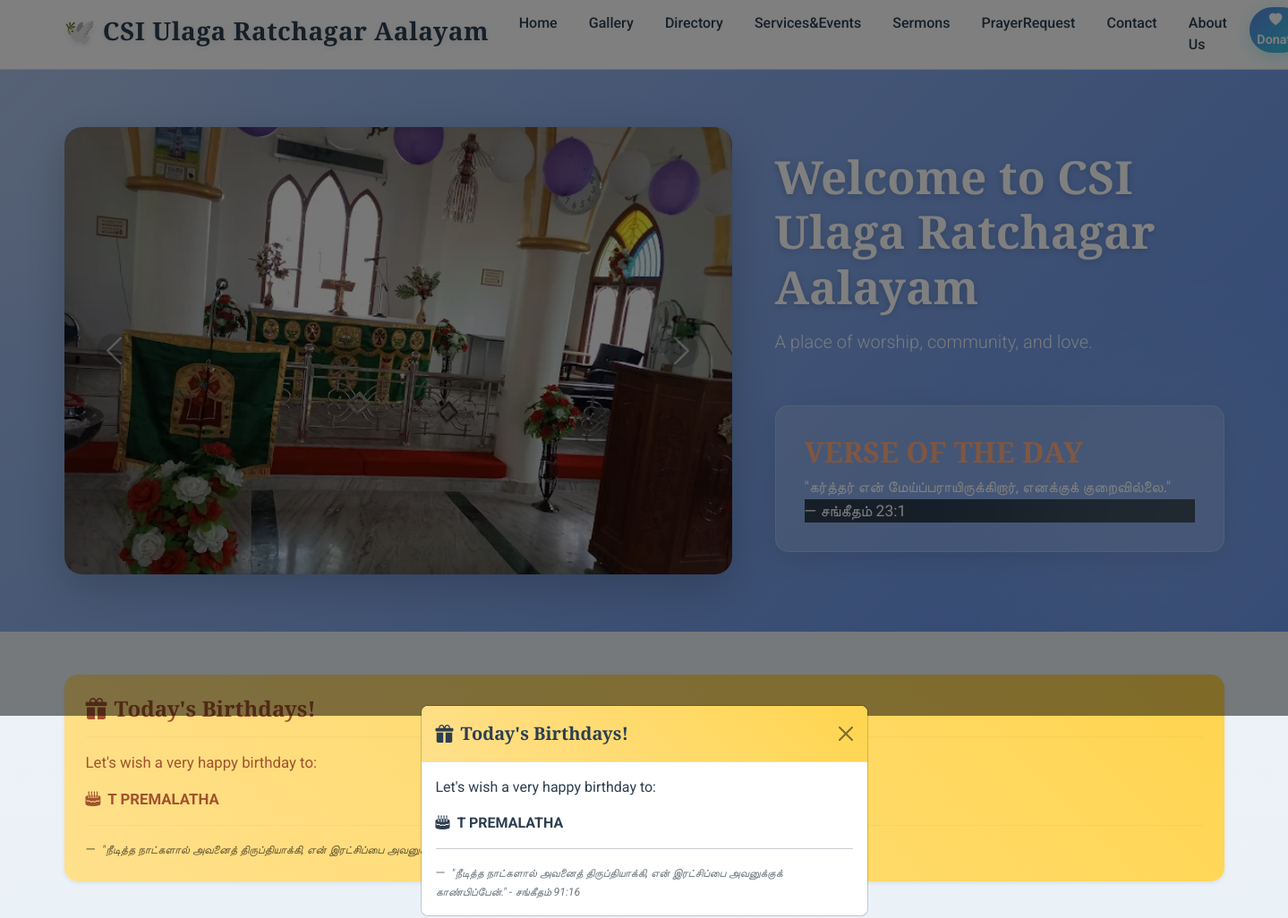
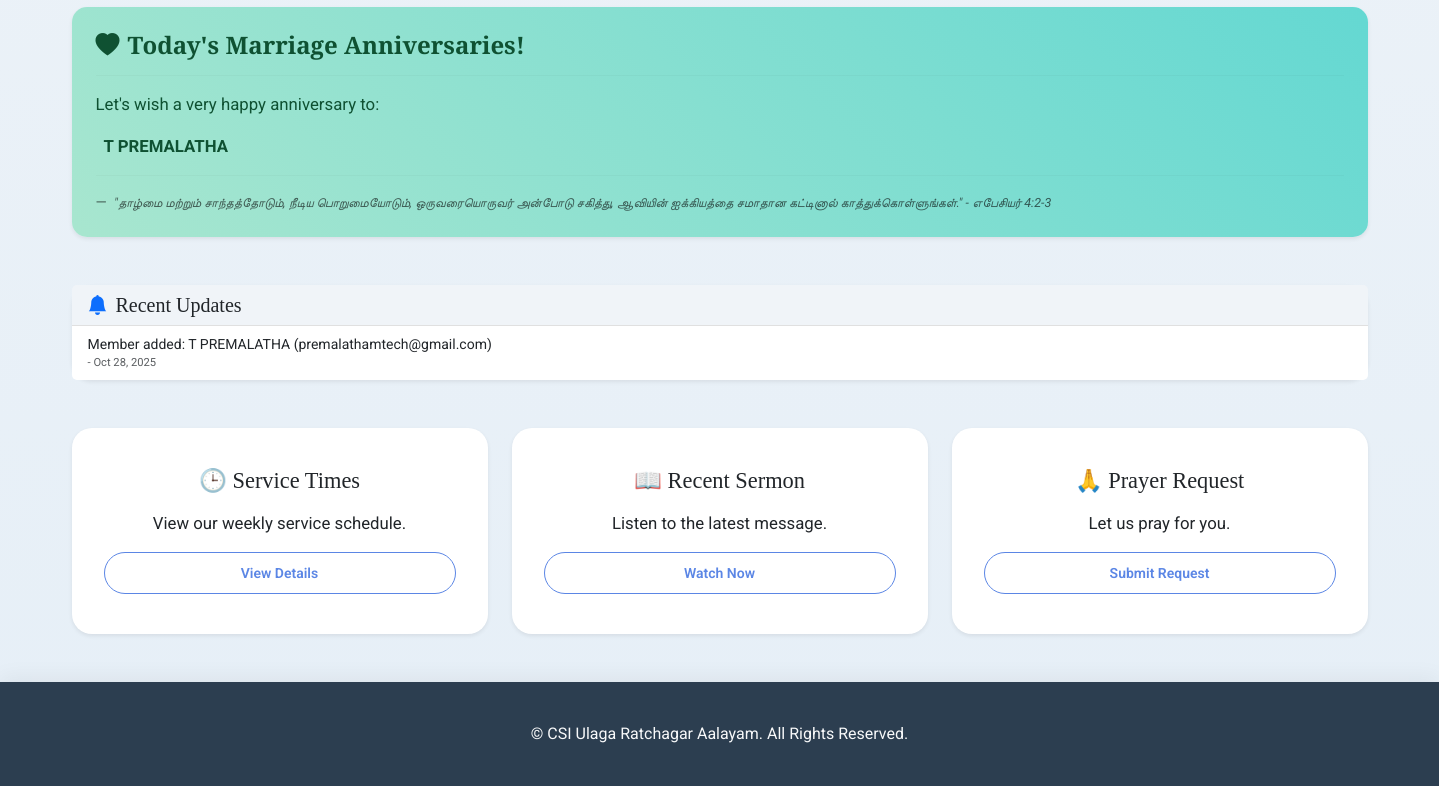
The page / on the database its author committed (2 pictures, top to bottom).
### app.py (models this page shows)
class Member(db.Model):
    id = db.Column(db.Integer, primary_key=True)
    name = db.Column(db.String(100), nullable=False)
    email = db.Column(db.String(120), unique=True, nullable=False)
    phone = db.Column(db.String(20), nullable=True)
    role = db.Column(db.String(50), default='Member', nullable=False)
    join_date = db.Column(db.Date, nullable=False, default=datetime.utcnow().date)
    dob = db.Column(db.Date, nullable=True)
    marriage_date = db.Column(db.Date, nullable=True)
    Baptism_date = db.Column(db.Date, nullable=True)
    Confirmation_date = db.Column(db.Date, nullable=True)

class ActivityLog(db.Model):
    id = db.Column(db.Integer, primary_key=True)
    timestamp = db.Column(db.DateTime, default=datetime.utcnow, nullable=False)
    message = db.Column(db.String(255), nullable=False)

### app.py (the view)
@app.route('/')
def home():
    active_notices = []; birthday_members_today = []; recent_activity = []; marriage_members_today = []
    birthday_verse = None; marriage_verse = None
    try:
        if db.inspect(db.engine).has_table('notice'):
            active_notices = Notice.query.filter_by(is_active=True).order_by(Notice.created_at.desc()).limit(3).all()
        today = datetime.utcnow().date()
        if db.inspect(db.engine).has_table('member') and hasattr(Member, 'dob') and Member.dob is not None:
             birthday_members_today = Member.query.filter(extract('month', Member.dob) == today.month, extract('day', Member.dob) == today.day).all()
             if birthday_members_today: birthday_verse = get_birthday_verse()
        if db.inspect(db.engine).has_table('member') and hasattr(Member, 'marriage_date') and Member.marriage_date is not None:
            marriage_members_today = Member.query.filter(extract('month', Member.marriage_date) == today.month, extract('day', Member.marriage_date) == today.day).all()
            if marriage_members_today: marriage_verse = get_marriage_verse()
        if db.inspect(db.engine).has_table('activity_log'):
             recent_activity = ActivityLog.query.order_by(ActivityLog.timestamp.desc()).limit(5).all()
    except Exception as e: print(f"Home page data error: {e}")
    return render_template('index.html',
                           verse=get_daily_bible_verse(),
                           notices=active_notices,
                           birthday_members=birthday_members_today,
                           birthday_verse=birthday_verse,
                           marriage_members=marriage_members_today,
                           marriage_verse=marriage_verse,
                           activities=recent_activity)

### app.py (called while the page is built)
def get_birthday_verse():
    verses = [
        {"ref": "எண்ணாகமம் 6:24-26", "text": "கர்த்தர் உன்னை ஆசீர்வதித்து உன்னை காக்கக் கடவர்; கர்த்தர் தம்முடைய முகத்தை உன்மேல் பிரகாசிக்கப் பண்ணி, உனக்கு கிருபை செய்யக் கடவர்; கர்த்தர் தம்முடைய முகத்தை உன்மேல் பிரசன்னமாக்கி, உனக்கு சமாதானம் கட்டளையிடக் கடவர்."},
        {"ref": "சங்கீதம் 118:24", "text": "இது கர்த்தர் உண்டு பண்ணின நாள்; இன்று நாம் களிகூர்ந்து மகிழக் கடவோம்."},
        {"ref": "சங்கீதம் 91:16", "text": "நீடித்த நாட்களால் அவனைத் திருப்தியாக்கி, என் இரட்சிப்பை அவனுக்குக் காண்பிப்பேன்."},
        {"ref": "யோவான் 10:10", "text": "நானோ அவைகளுக்கு ஜீவன் உண்டாயிருக்கவும், அது பரிபூரணப்படவும் வந்தேன்."}
    ]
    return random.choice(verses) if verses else None

def get_marriage_verse():
    verses = [
        {"ref": "1 கொரிந்தியர் 13:4-7", "text": "அன்பு நீடிய சாந்தமும் தயவுமுள்ளது. அன்பு பொறாமைப்படாது... இது எல்லாவற்றையும் தாங்கும், எல்லாவற்றையும் விசுவாசிக்கும், எல்லாவற்றையும் நம்பும், எல்லாவற்றிலும் பொறுமையாயிருக்கும்."},
        {"ref": "எபேசியர் 4:2-3", "text": "தாழ்மை மற்றும் சாந்தத்தோடும், நீடிய பொறுமையோடும், ஒருவரையொருவர் அன்போடு சகித்து, ஆவியின் ஐக்கியத்தை சமாதான கட்டினால் காத்துக்கொள்ளுங்கள்."},
        {"ref": "ஆதியாகமம் 2:24", "text": "இதினிமித்தம் புருஷனானவன் தன் தகப்பனையும் தாயையும் விட்டு, தன் மனைவியோடே இசைந்திருப்பான்; அவர்கள் ஒரே மாம்சமாயிருப்பார்கள்."},
        {"ref": "எபேசியர் 5:25", "text": "புருஷர்களே, உங்கள் மனைவிகளில் அன்பு கூறுங்கள்; அதுபோலக் கிறிஸ்துவும் சபையில் அன்பு கூர்ந்து, அதைத் தமக்காக ஒப்புக்கொடுத்தார்."}
    ]
    return random.choice(verses) if verses else None

### templates/index.html (shortened to what this page needs)
{% extends "layout.html" %}
{% block content %}
<section class="hero-split-section">
    <div class="container">
        <div class="row align-items-center g-4">
            <div class="col-md-7 fade-in">
                <div id="homeCarousel" class="carousel slide carousel-fade" data-bs-ride="carousel">
                    <div class="carousel-inner">
                        <div class="carousel-item active">
                            <img src="{{ url_for('static', filename='images/a.jpg') }}" class="d-block w-100" alt="Church Pastor">
                        </div>
                    </div>
                    <button class="carousel-control-prev" type="button" data-bs-target="#homeCarousel" data-bs-slide="prev">
                        <span class="carousel-control-prev-icon" aria-hidden="true"></span><span class="visually-hidden">Previous</span>
                    </button>
                    <button class="carousel-control-next" type="button" data-bs-target="#homeCarousel" data-bs-slide="next">
                        <span class="carousel-control-next-icon" aria-hidden="true"></span><span class="visually-hidden">Next</span>
                    </button>
                </div>
            </div>
            <div class="col-md-5 fade-in">
                <div class="hero-text-content">
                    <h1 class="mb-3">Welcome to CSI Ulaga Ratchagar Aalayam</h1>
                    <p class="lead">A place of worship, community, and love.</p>
                    <div class="verse-box">
                        <h2>Verse of the Day</h2>
                        <blockquote class="blockquote mb-0">
                            <p>"{{ verse.text }}"</p>
                            <footer class="blockquote-footer">{{ verse.ref }}</footer>
                        </blockquote>
                    </div>
                </div>
            </div>
        </div>
    </div>
</section>
<div class="container my-5">
    {% if birthday_members %}
    <div class="alert alert-warning shadow-sm mb-5 fade-in" role="alert">
        <h4 class="alert-heading"><i class="bi bi-gift-fill me-2"></i>Today's Birthdays!</h4>
        <p>Let's wish a very happy birthday to:</p>
        <ul class="list-unstyled">
            {% for member in birthday_members %}
                <li><i class="bi bi-cake2-fill me-2"></i><strong>{{ member.name }}</strong></li>
            {% endfor %}
        </ul>
        {% if birthday_verse %}
            <p class="blockquote-footer mb-0 mt-2">
                <small><em>"{{ birthday_verse.text }}" - {{ birthday_verse.ref }}</em></small>
            </p>
        {% endif %}
    </div>
    {% endif %}
    {% if marriage_members %}
    <div class="alert alert-success shadow-sm mb-5 fade-in" role="alert">
        <h4 class="alert-heading"><i class="bi bi-heart-fill me-2"></i>Today's Marriage Anniversaries!</h4>
        <hr>
        <p>Let's wish a very happy anniversary to:</p>
        <ul class="list-unstyled">
            {% for member in marriage_members %}
                <li><strong>{{ member.name }}</strong></li>
            {% endfor %}
        </ul>
        {% if marriage_verse %}
            <hr>
            <p class="blockquote-footer mb-0 mt-2">
                <small><em>"{{ marriage_verse.text }}" - {{ marriage_verse.ref }}</em></small>
            </p>
        {% endif %}
    </div>
    {% endif %}
    {% if activities %}
    <div class="card shadow-sm mb-5 fade-in">
        <div class="card-header bg-light">
           <h4 class="mb-0 h5"><i class="bi bi-bell-fill me-2 text-primary"></i>Recent Updates</h4>
        </div>
        <ul class="list-group list-group-flush">
            {% for activity in activities %}
            <li class="list-group-item small py-2">
                {{ activity.message }}
                <span class="text-muted d-block" style="font-size: 0.8em;"> - {{ activity.timestamp.strftime('%b %d, %Y') }}</span>
            </li>
            {% endfor %}
        </ul>
    </div>
    {% endif %}
    <div class="row text-center g-4">
        <div class="col-md-4 fade-in" data-aos-delay="100">
            <div class="card h-100 shadow-sm border-0">
                <div class="card-body d-flex flex-column justify-content-center">
                    <h3 class="h5 card-title mb-3">🕒 Service Times</h3>
                    <p class="card-text mb-3">View our weekly service schedule.</p>
                    <a href="{{ url_for('services') }}" class="btn btn-outline-primary btn-sm mt-auto">View Details</a>
                </div>
            </div>
        </div>
        <div class="col-md-4 fade-in" data-aos-delay="200">
            <div class="card h-100 shadow-sm border-0">
                <div class="card-body d-flex flex-column justify-content-center">
                    <h3 class="h5 card-title mb-3">📖 Recent Sermon</h3>
                    <p class="card-text mb-3">Listen to the latest message.</p>
                    <a href="{{ url_for('sermons') }}" class="btn btn-outline-primary btn-sm mt-auto">Watch Now</a>
                </div>
            </div>
        </div>
        <div class="col-md-4 fade-in" data-aos-delay="300">
            <div class="card h-100 shadow-sm border-0">
                 <div class="card-body d-flex flex-column justify-content-center">
                    <h3 class="h5 card-title mb-3">🙏 Prayer Request</h3>
                    <p class="card-text mb-3">Let us pray for you.</p>
                    <a href="{{ url_for('prayer') }}" class="btn btn-outline-primary btn-sm mt-auto">Submit Request</a>
                </div>
            </div>
        </div>
    </div>
</div>
{% if birthday_members %}
<div class="modal fade" id="birthdayModal" tabindex="-1" aria-labelledby="birthdayModalLabel" aria-hidden="true">
    <div class="modal-dialog modal-dialog-centered">
        <div class="modal-content">
            <div class="modal-header alert-warning">
                <h5 class="modal-title" id="birthdayModalLabel"><i class="bi bi-gift-fill me-2"></i>Today's Birthdays!</h5>
                <button type="button" class="btn-close" data-bs-dismiss="modal" aria-label="Close"></button>
            </div>
            <div class="modal-body">
                <p>Let's wish a very happy birthday to:</p>
                <ul class="list-unstyled">
                    {% for member in birthday_members %}
                        <li><i class="bi bi-cake2-fill me-2"></i><strong>{{ member.name }}</strong></li>
                    {% endfor %}
                </ul>
                {% if birthday_verse %}
                    <hr>
                    <p class="blockquote-footer mb-0 mt-2">
                        <small><em>"{{ birthday_verse.text }}" - {{ birthday_verse.ref }}</em></small>
                    </p>
                {% endif %}
            </div>
        </div>
    </div>
</div>
{% endif %}
<link rel="stylesheet" href="https://cdn.jsdelivr.net/npm/bootstrap-icons@1.11.1/font/bootstrap-icons.css">
{% endblock %}

### static/css/style.css (style rules this page uses)
:root { --font-heading: 'Playfair Display', serif; --font-body: 'Roboto', sans-serif; --color-primary-light: #5B86E5; --color-primary-dark: #36D1DC; --color-accent-pink: #BB6BDE; --color-accent-orange: #FFAC81; --color-hero-bg: linear-gradient(135deg, var(--color-primary-light) 0%, var(--color-primary-dark) 100%); --color-text-dark: #2c3e50; --color-text-light: #f8f9fa; --color-white: #ffffff; --color-border-light: rgba(255, 255, 255, 0.2); --color-border-dark: #e0e0e0; --glass-bg: rgba(255, 255, 255, 0.15); --glass-border: rgba(255, 255, 255, 0.2); }
body { font-family: var(--font-body); color: var(--color-text-dark); background-color: #f0f4f8; background-image: radial-gradient(at 0% 0%, hsla(204, 70%, 85%, 0.3) 0px, transparent 50%), radial-gradient(at 100% 0%, hsla(185, 70%, 80%, 0.3) 0px, transparent 50%), radial-gradient(at 100% 100%, hsla(280, 60%, 85%, 0.3) 0px, transparent 50%), radial-gradient(at 0% 100%, hsla(25, 70%, 85%, 0.3) 0px, transparent 50%); display: flex; flex-direction: column; min-height: 100vh; overflow-x: hidden; }
h1, h2, h3, h4, h5, h6 { font-family: var(--font-heading); font-weight: 700; color: var(--color-text-dark); }
.fade-in { animation: fadeInAnimation 0.8s ease-out forwards; opacity: 0; }
.hero-split-section { background: linear-gradient(135deg, #A7BFE8 0%, #6190E8 100%); color: var(--color-white); padding: 4rem 0; position: relative; overflow: hidden; }
.hero-split-section::before { content: ''; position: absolute; width: 300px; height: 300px; background: rgba(255, 255, 255, 0.1); border-radius: 50%; top: -50px; left: -50px; filter: blur(80px); }
.hero-split-section::after { content: ''; position: absolute; width: 400px; height: 400px; background: rgba(255, 255, 255, 0.1); border-radius: 50%; bottom: -100px; right: -100px; filter: blur(80px); }
.hero-text-content { padding-left: 1.5rem; display: flex; flex-direction: column; justify-content: center; height: 100%; position: relative; z-index: 1; }
.hero-text-content h1 { font-size: 3.2rem; color: var(--color-white); text-shadow: 0 2px 8px rgba(0,0,0,0.2); }
.hero-text-content .lead { color: rgba(255, 255, 255, 0.9); font-size: 1.25rem; font-weight: 300; }
.verse-box { background: var(--glass-bg); backdrop-filter: blur(10px); border: 1px solid var(--glass-border); color: var(--color-white); padding: 2rem; border-radius: 15px; box-shadow: 0 8px 30px rgba(0,0,0,0.1); margin-top: 2.5rem; }
.verse-box h2 { color: var(--color-accent-orange); text-transform: uppercase; }
.verse-box blockquote p { color: var(--color-white); font-size: 1.05rem; }
.verse-box blockquote footer { color: rgba(255, 255, 255, 0.8); }
.carousel { box-shadow: 0 15px 50px rgba(0,0,0,0.2); border-radius: 20px; overflow: hidden; }
.carousel-item img { height: 500px; object-fit: cover; border-radius: 20px; object-position: center 30%; filter: brightness(0.95); transition: transform 0.5s ease; }
.carousel-item.active img { transform: scale(1.02); }
.carousel-control-prev-icon, .carousel-control-next-icon { background-color: rgba(0,0,0,0.3); border-radius: 50%; padding: 1.2rem; }
.alert { border-radius: 15px; border: none; box-shadow: 0 6px 20px rgba(0,0,0,0.1); padding: 1.5rem; }
.alert-heading { font-family: var(--font-heading); font-weight: 700; font-size: 1.5rem; }
.alert p, .alert li { font-size: 1.05rem; }
.alert hr { border-top: 1px solid rgba(0,0,0,0.1); margin: 1rem 0; }
.alert .blockquote-footer { font-size: 0.9rem; color: rgba(0,0,0,0.6); }
.alert-warning { background: linear-gradient(45deg, #FFE08C 0%, #FFD54F 100%); color: #a0522d; }
.alert-warning .alert-heading { color: #a0522d; }
.alert-success { background: linear-gradient(45deg, #A8E6CF 0%, #64D8D2 100%); color: #0f5132; }
.alert-success .alert-heading { color: #0f5132; }
.card { border-radius: 20px; border: none; box-shadow: 0 8px 30px rgba(0,0,0,0.08); background-color: var(--color-white); transition: transform 0.4s ease, box-shadow 0.4s ease; }
.card-body { padding: 2.5rem 2rem; }
.card .card-title { font-size: 1.4rem; }
.card .card-text { font-size: 1.05rem; color: var(--color-text-muted); }
.card-header { background-color: #f0f4f8 !important; border-bottom: 1px solid #e0e0e0; }
.card .btn-outline-primary { border-color: var(--color-primary-light); color: var(--color-primary-light); font-weight: 600; border-radius: 50rem; padding: 0.6rem 1.5rem; transition: all 0.3s ease; }

### rows shown on the page
Member: name "T PREMALATHA"
ActivityLog: message "Member added: T PREMALATHA (premalathamtech@gmail.com)", timestamp "Oct 28, 2025"

### other values the page prints
{{ verse.text }} "கர்த்தர் என் மேய்ப்பராயிருக்கிறார், எனக்குக் குறைவில்லை."
{{ verse.ref }} "சங்கீதம் 23:1"
{{ birthday_verse.text }} "நீடித்த நாட்களால் அவனைத் திருப்தியாக்கி, என் இரட்சிப்பை அவனுக்குக் காண்பிப்பேன்."
{{ marriage_verse.text }} "தாழ்மை மற்றும் சாந்தத்தோடும், நீடிய பொறுமையோடும், ஒருவரையொருவர் அன்போடு சகித்து, ஆவியின் ஐக்கியத்தை சமாதான கட்டினால் காத்துக்கொள்ளுங்கள்."
{{ marriage_verse.ref }} "எபேசியர் 4:2-3"
{{ birthday_verse.ref }} "சங்கீதம் 91:16"
